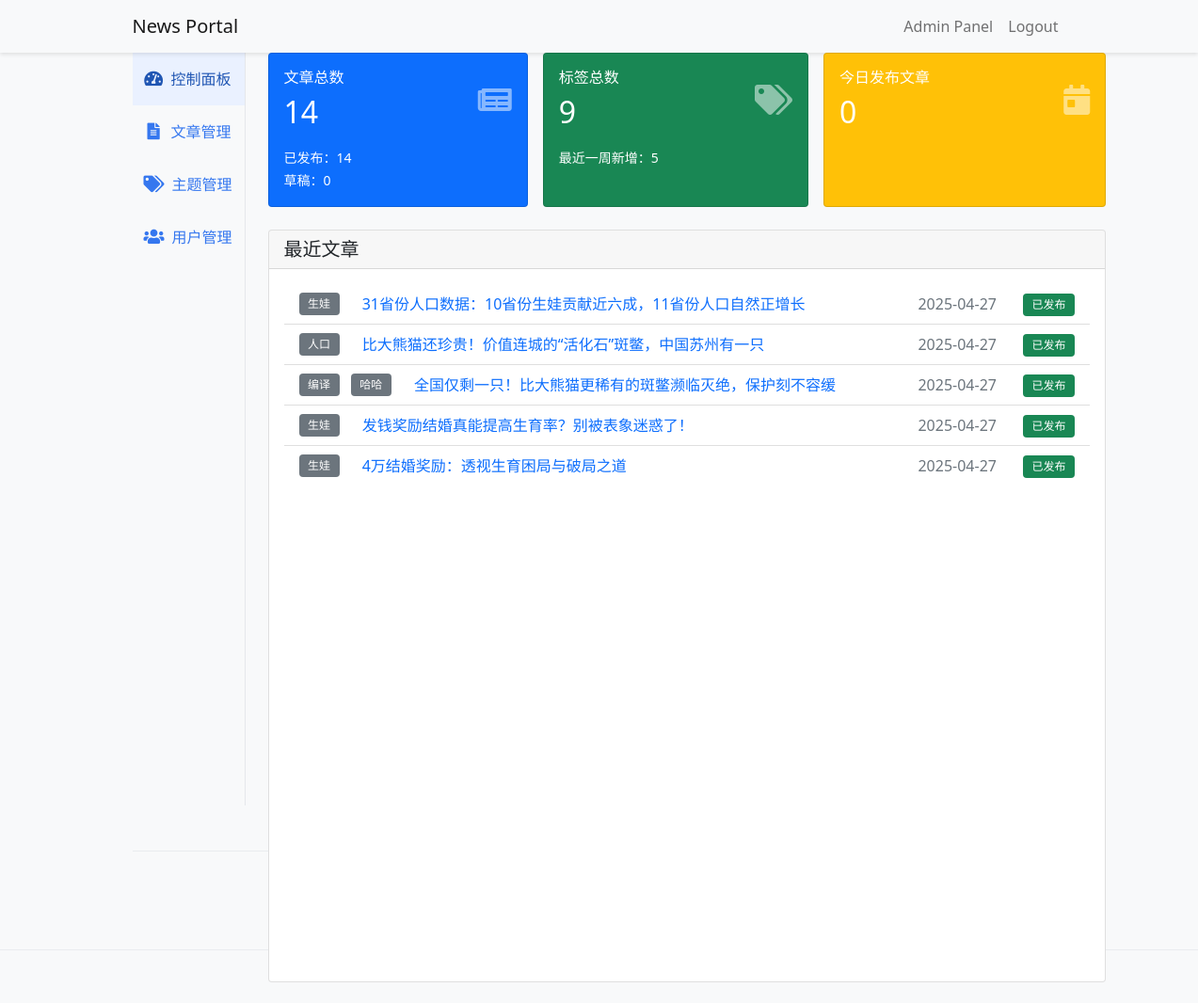
Page /admin/ (signed in) on the earlier database version.
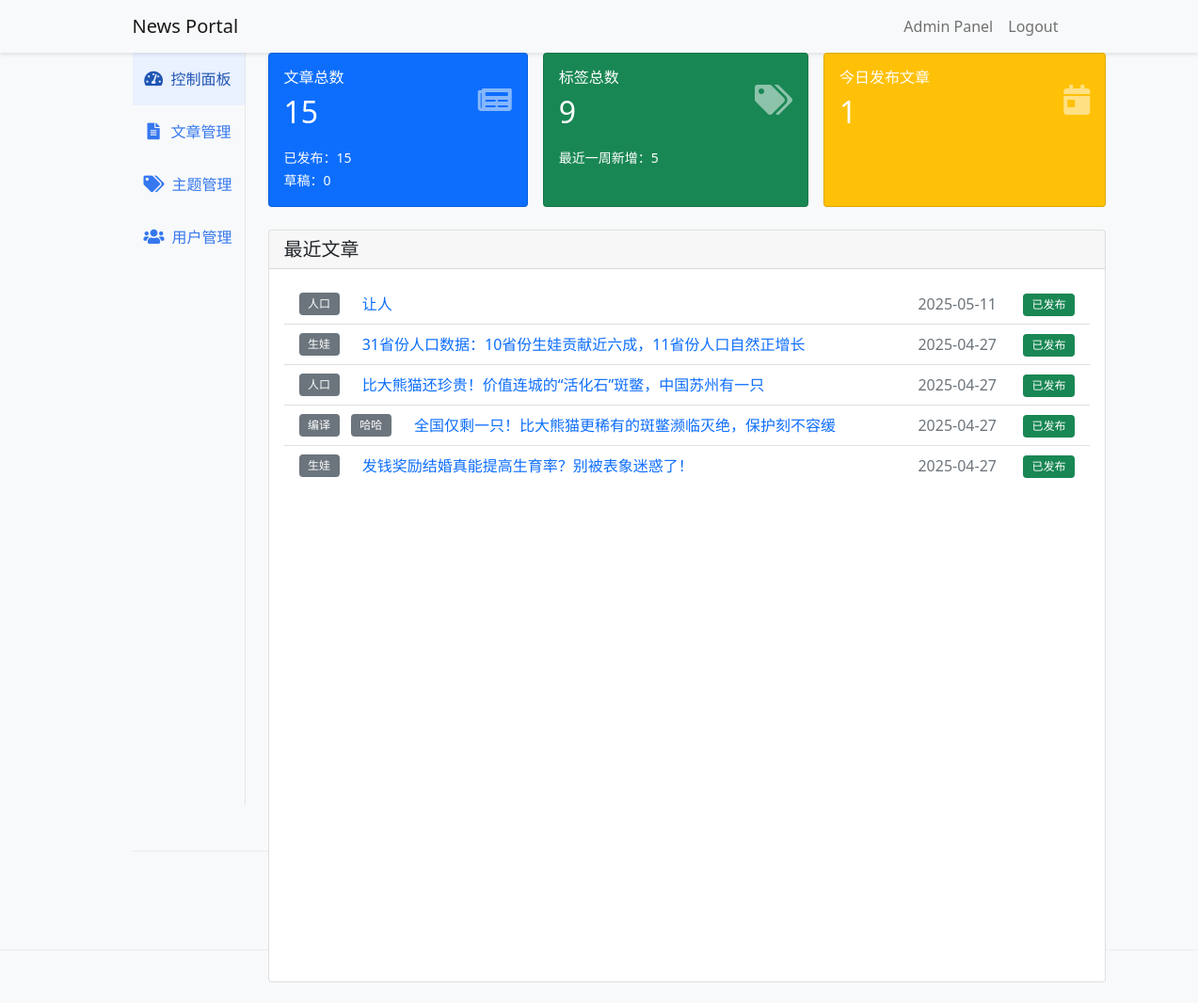
Same page on the later database version.
### app/models.py (models this page shows, shortened)
class Tag(db.Model):
    id = db.Column(db.Integer, primary_key=True)
    name = db.Column(db.String(50), unique=True, nullable=False)
    created_at = db.Column(db.DateTime, default=datetime.utcnow)

class Article(db.Model):
    id = db.Column(db.Integer, primary_key=True)
    title = db.Column(db.String(200), nullable=False)
    subtitle = db.Column(db.String(200))
    content = db.Column(db.Text, nullable=False)
    is_published = db.Column(db.Boolean, default=False)
    is_top = db.Column(db.Boolean, default=False)
    is_recommended = db.Column(db.Boolean, default=False)
    created_at = db.Column(db.DateTime, default=datetime.utcnow)
    updated_at = db.Column(
        db.DateTime, default=datetime.utcnow, onupdate=datetime.utcnow
    )
    author_id = db.Column(db.Integer, db.ForeignKey("user.id"))
    tags = db.relationship("Tag", secondary="article_tag", backref="articles")
    images = db.relationship("Image", backref="article", lazy="dynamic")

### app/admin/routes.py (the view)
@bp.route("/")
@login_required
@admin_required
def index():
    today = datetime.utcnow().date()
    stats = {
        "total_articles": Article.query.count(),
        "published_articles": Article.query.filter_by(is_published=True).count(),
        "draft_articles": Article.query.filter_by(is_published=False).count(),
        "articles_today": Article.query.filter(
            Article.is_published == True,
            Article.created_at >= today,
            Article.created_at < today + timedelta(days=1),
        ).count(),
        "total_tags": Tag.query.count(),
        "new_tags_this_week": Tag.query.filter(
            Tag.created_at >= datetime.utcnow() - timedelta(days=7)
        ).count(),
        "total_users": User.query.count(),
        "admin_users": User.query.filter_by(is_admin=True).count(),
        "normal_users": User.query.filter_by(is_admin=False).count(),
    }
    recent_articles = Article.query.order_by(Article.created_at.desc()).limit(5).all()
    return render_template(
        "admin/index.html",
        stats=stats,
        recent_articles=recent_articles,
    )

### app/admin/routes.py (called while the page is built)
def admin_required(f):
    @wraps(f)
    def decorated_function(*args, **kwargs):
        if not current_user.is_admin:
            flash("需要管理员权限")
            return redirect(url_for("main.index"))
        return f(*args, **kwargs)
    return decorated_function

### app/models.py (called while the page is built)
@login.user_loader
def load_user(id):
    return User.query.get(int(id))

### app/templates/admin/index.html
{% extends "admin/base.html" %} {% block admin_title %}控制面板{% endblock %} {%
block admin_content %}
<div class="d-flex gap-3 mb-4">
  <div class="card bg-primary text-white flex-fill">
    <div class="card-body">
      <div class="d-flex justify-content-between align-items-center">
        <div>
          <h6 class="text-uppercase mb-2">文章总数</h6>
          <h2 class="mb-0">{{ stats.total_articles }}</h2>
        </div>
        <i class="fas fa-newspaper fa-2x opacity-50"></i>
      </div>
      <div class="mt-3">
        <small>已发布：{{ stats.published_articles }}</small><br />
        <small>草稿：{{ stats.draft_articles }}</small>
      </div>
    </div>
  </div>
  <div class="card bg-success text-white flex-fill">
    <div class="card-body">
      <div class="d-flex justify-content-between align-items-center">
        <div>
          <h6 class="text-uppercase mb-2">标签总数</h6>
          <h2 class="mb-0">{{ stats.total_tags }}</h2>
        </div>
        <i class="fas fa-tags fa-2x opacity-50"></i>
      </div>
      <div class="mt-3">
        <small>最近一周新增：{{ stats.new_tags_this_week }}</small>
      </div>
    </div>
  </div>
  <div class="card bg-warning text-white flex-fill">
    <div class="card-body">
      <div class="d-flex justify-content-between align-items-center">
        <div>
          <h6 class="text-uppercase mb-2">今日发布文章</h6>
          <h2 class="mb-0">{{ stats.articles_today }}</h2>
        </div>
        <i class="fas fa-calendar-day fa-2x opacity-50"></i>
      </div>
    </div>
  </div>
</div>
<div class="card h-100">
  <div class="card-header">
    <h5 class="mb-0">最近文章</h5>
  </div>
  <div class="card-body">
    <div class="list-group list-group-flush">
      {% for article in recent_articles %}
      <div class="list-group-item">
        <div class="d-flex align-items-center" style="gap: 1rem">
          <div class="article-list-tags flex-shrink-0" style="max-width: 120px">
            {% for tag in article.tags %}
            <a
              href="{{ url_for('main.tag', id=tag.id) }}"
              class="badge bg-secondary text-decoration-none"
              >{{ tag.name }}</a
            >
            {% endfor %}
          </div>
          <div class="article-title-ellipsis flex-grow-1" style="min-width: 0">
            <a
              href="{{ url_for('main.article', id=article.id) }}"
              class="text-decoration-none"
            >
              {{ article.title }}
            </a>
          </div>
          <div
            class="text-muted flex-shrink-0"
            style="width: 100px; text-align: right"
          >
            {{ article.created_at.strftime('%Y-%m-%d') }}
          </div>
          <div class="flex-shrink-0" style="margin-left: 12px">
            {% if article.is_published %}
            <span class="badge bg-success">已发布</span>
            {% else %}
            <span class="badge bg-secondary">草稿</span>
            {% endif %}
          </div>
        </div>
      </div>
      {% endfor %}
    </div>
  </div>
</div>
{% endblock %}

### app/templates/admin/base.html (shortened to what this page needs)
{% extends "base.html" %} {% block content %}
<body class="admin">
  <div class="container-fluid">
    <div class="row">
      <nav class="col-1 bg-light sidebar">
        <div class="sidebar-sticky">
          <ul class="nav flex-column">
            <li class="nav-item">
              <a
                class="nav-link {% if request.endpoint == 'admin.index' %}active{% endif %}"
                href="{{ url_for('admin.index') }}"
              >
                <i class="fas fa-tachometer-alt"></i> 控制面板
              </a>
            </li>
            <li class="nav-item">
              <a
                class="nav-link {% if request.endpoint == 'admin.articles' %}active{% endif %}"
                href="{{ url_for('admin.articles') }}"
              >
                <i class="fas fa-file-alt"></i> 文章管理
              </a>
            </li>
            <li class="nav-item">
              <a
                class="nav-link {% if request.endpoint == 'admin.tags' %}active{% endif %}"
                href="{{ url_for('admin.tags') }}"
              >
                <i class="fas fa-tags"></i> 主题管理
              </a>
            </li>
            <li class="nav-item">
              <a
                class="nav-link {% if request.endpoint == 'admin.users' %}active{% endif %}"
                href="{{ url_for('admin.users') }}"
              >
                <i class="fas fa-users"></i> 用户管理
              </a>
            </li>
          </ul>
        </div>
      </nav>
      <main class="col-11 px-4">
         {% block admin_content %}{%
        endblock %}
      </main>
    </div>
  </div>
  <footer class="footer mt-5 py-3 bg-light">
    <div class="container text-center">
      <span class="text-muted">© 2025 News Portal</span>
    </div>
  </footer>
</body>
{% endblock %}

### app/templates/base.html (shortened to what this page needs)
<!DOCTYPE html>
<html lang="zh-CN">
  <head>
    <link
      href="https://cdn.jsdelivr.net/npm/bootstrap@5.1.3/dist/css/bootstrap.min.css"
      rel="stylesheet"
    />
    <link
      rel="stylesheet"
      href="https://cdnjs.cloudflare.com/ajax/libs/font-awesome/5.15.4/css/all.min.css"
    />
    <link
      rel="stylesheet"
      href="{{ url_for('static', filename='css/style.css') }}"
    />
  </head>
  <body>
    <nav class="navbar navbar-expand-lg navbar-light bg-light">
      <div class="container">
        <a class="navbar-brand" href="{{ url_for('main.index') }}"
          >News Portal</a
        >
        <div class="collapse navbar-collapse" id="navbarNav">
          <ul class="navbar-nav">
            {% if current_user.is_authenticated %}
            <li class="nav-item">
              <a class="nav-link" href="{{ url_for('admin.index') }}"
                >Admin Panel</a
              >
            </li>
            <li class="nav-item">
              <a class="nav-link" href="{{ url_for('auth.logout') }}">Logout</a>
            </li>
            {% endif %}
          </ul>
        </div>
      </div>
    </nav>
    <div class="container">
       {% block content %}{% endblock %}
    </div>
    <footer class="footer mt-5 py-3 bg-light">
      <div class="container text-center">
        <span class="text-muted">© 2025 News Portal</span>
      </div>
    </footer>
  </body>
</html>

### app/static/css/style.css (style rules this page uses)
body { background-color: #f8f9fa; }
.navbar { min-height: 56px; height: 56px; padding-top: 0; padding-bottom: 0; box-sizing: border-box; display: flex; align-items: center; box-shadow: 0 2px 4px rgba(0, 0, 0, 0.1); }
.navbar .container, .navbar .container-fluid { display: flex; align-items: center; min-height: 56px; height: 56px; }
.badge { font-weight: normal; padding: 0.5em 0.8em; }
.footer { margin-top: 2rem; padding: 1rem 0; background-color: #f8f9fa; border-top: 1px solid #e9ecef; }
.container { margin: 0 auto; padding: 0rem 1rem; min-width: 350px; max-width: 1024px; }
.article-list-tags { display: flex !important; align-items: center !important; overflow: hidden; text-overflow: ellipsis; white-space: nowrap; }
.article-list-tags .badge { margin-right: 0.5rem; }
.article-list-tags .badge:last-child { margin-right: 0.5rem; }
.sidebar .nav-link { display: flex; align-items: center; font-size: 1rem; color: #3577ef; white-space: nowrap; padding: 8px 12px; transition: background 0.2s; }
.sidebar .nav-link i { font-size: 1.1em; margin-right: 8px; min-width: 1.2em; text-align: center; }
.sidebar .nav-link.active, .sidebar .nav-link:hover { background: #eaf1ff; color: #2056b3; text-decoration: none; }
.admin-container, .admin .container, .admin .container-fluid { margin-top: 0rem; max-width: 1024px !important; }
.sidebar { margin-right: 0; border-right: 1px solid #e5e7eb; min-width: 80px; max-width: 120px; width: 100%; height: 100vh; background: #f8f9fa; padding-left: 0; padding-right: 0; }
.container-fluid > .row { flex-wrap: nowrap; }
.article-title-ellipsis { white-space: nowrap; overflow: hidden; text-overflow: ellipsis; display: block; min-width: 0; max-width: 100%; }
.admin .container-fluid, .admin-container { min-width: 1024px; }
.article-list-tags { display: flex; align-items: center; gap: 0.25rem; }
.navbar-brand, .nav-link { display: flex; align-items: center; height: 56px; }

Differences in the rows shown:
no longer on this page (row unchanged): Article: title "4万结婚奖励：透视生育困局与破局之道", created_at "2025-04-27", is_published "已发布", Tag (name "生娃")
added Article: title "让人", created_at "2025-05-11", is_published "已发布", Tag (name "人口")
Other differences:
{{ stats.total_articles }}: "14" → "15"
{{ stats.published_articles }}: "14" → "15"
{{ stats.articles_today }}: "0" → "1"
